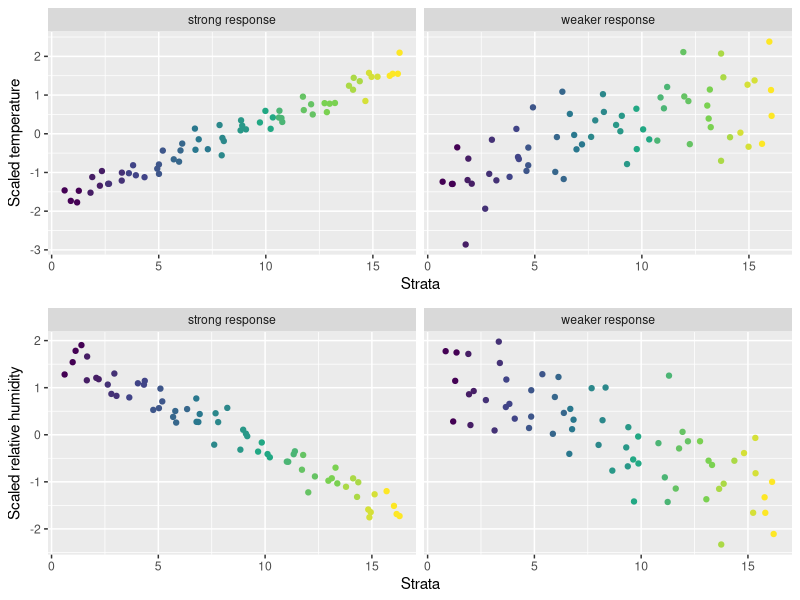
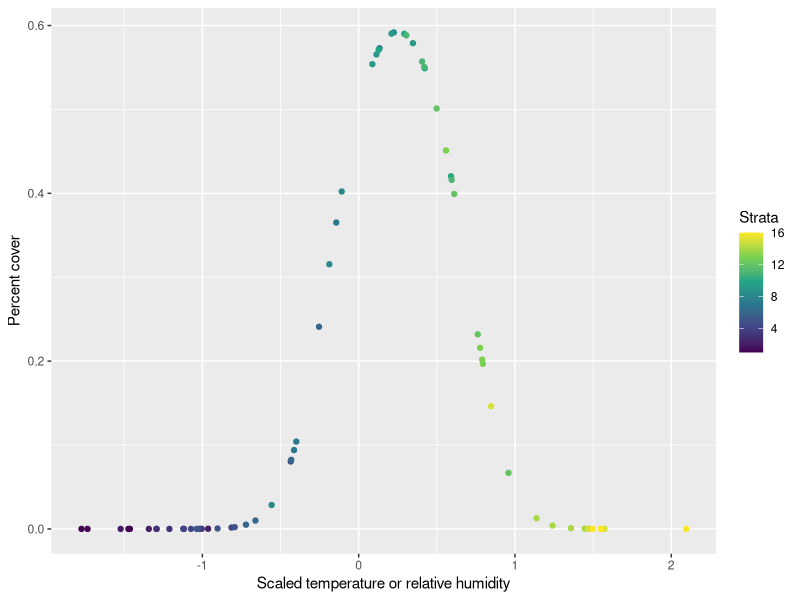

Generate these figures, in order, with R:
## ---- chunk 1
#| echo: false
#| message: false

# general set-up
library(ggplot2)
library(VGAM)
library(cowplot)

# helper function to generate climate data from strata
clm_strata <- function(b_tmp, b_rh, sd, n) {
    s <- 1:16
    srep <- rep(s, each = n)
    tmp <- rnorm(length(srep), b_tmp * srep, sd)
    rh <- rnorm(length(srep), b_rh * srep, sd)
    
    data.frame(s = srep, tmp = scale(tmp), rh = scale(rh))
}



d1 <- clm_strata(b_tmp = 2, b_rh = -2, sd = 2, n = 4)
d2 <- clm_strata(b_tmp = 0.5, b_rh = -0.5, sd = 2, n = 4)

d1$scenario <- "strong response"
d2$scenario <- "weaker response"
d <- rbind(d1, d2)

p_tmp <- ggplot(d, aes(x = s, y = tmp, color = s)) +
    geom_jitter(height = 0) +
    facet_wrap(vars(scenario), nrow = 1) +
    scale_color_viridis_c() +
    theme(legend.position = "none") +
    xlab("Strata") + ylab("Scaled temperature")

p_rh <- ggplot(d, aes(x = s, y = rh, color = s)) +
    geom_jitter(height = 0) +
    facet_wrap(vars(scenario), nrow = 1) +
    scale_color_viridis_c() +
    theme(legend.position = "none") +
    xlab("Strata") + ylab("Scaled relative humidity")

plot_grid(p_tmp, p_rh, nrow = 2)
## ---- chunk 2
pfun <- function(x, b0, b1, b2) {
    1 / (1 + exp(-(b0 + b1 * x + b2 * x^2)))
}

x <- d1$tmp

ideal_response <- data.frame(s = d1$s, x = x, p = pfun(x, 0, 3, -6))

ggplot(ideal_response, aes(x = x, y = p, color = s)) +
    geom_point() +
    scale_color_viridis_c(name = "Strata") +
    xlab("Scaled temperature or relative humidity") +
    ylab("Percent cover")
